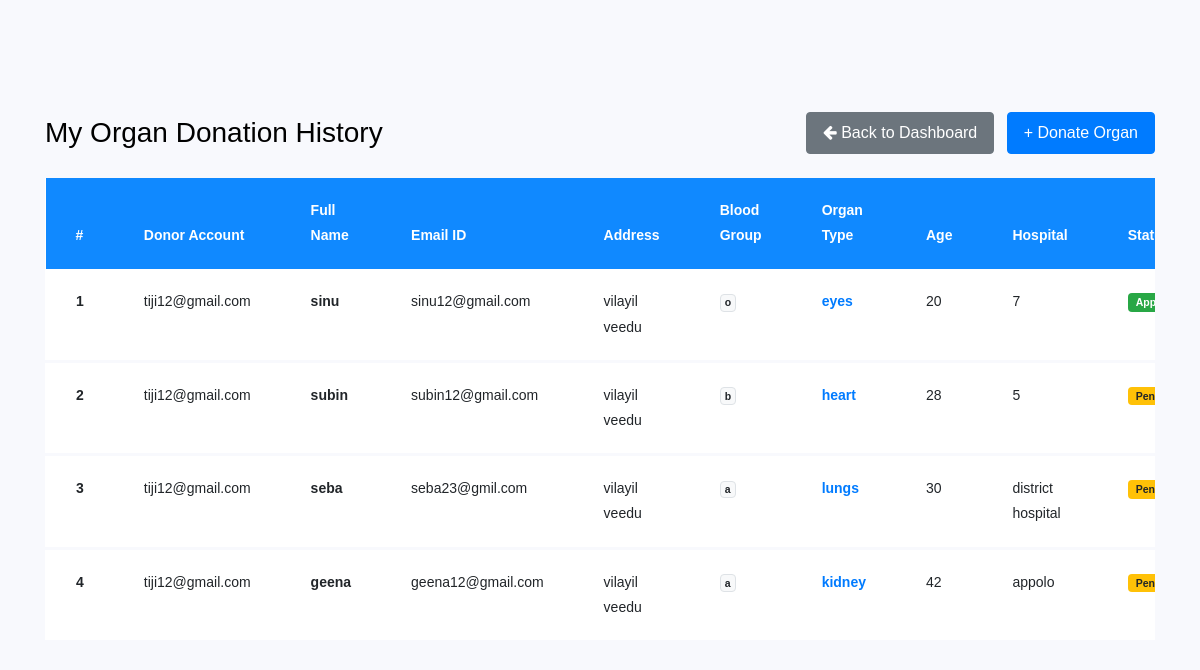
/organdonate/ (signed in), run on the app's committed database.
### myapp/models.py (models this page shows, shortened)
class Donations(models.Model):
    user= models.CharField(max_length=50)
    name= models.CharField(max_length=50)
    email = models.EmailField(null=True)
    address = models.CharField(max_length=50,null=True)
    bloodgroup = models.CharField(max_length=50)
    organtype= models.CharField(max_length=50)
    age= models.CharField(max_length=35)
    hospital= models.CharField(max_length=35)
    status= models.CharField(max_length=35,default="pending")

### myapp/views.py (the view)
# urls.py: path("organdonate/", views.organdonate, name="organdonate"),
def organdonate(request):
    if 'email' not in request.session:
        return redirect('/log/')
    email = request.session['email']
    don = Donations.objects.filter(user=email).order_by('-id')
    return render(request, "organdonate.html", {'don': don})

### myapp/templates/organdonate.html (shortened to what this page needs)
<!doctype html>
{% load static %}
<html lang="en">
  <head>
	<link rel="stylesheet" href="https://stackpath.bootstrapcdn.com/font-awesome/4.7.0/css/font-awesome.min.css">
	<link rel="stylesheet" href="{% static 'organdonate/css/style.css' %}">
	</head>
	<body>
	<section class="ftco-section">
		<div class="container">
			<div class="row justify-content-between align-items-center mb-4">
				<div class="col-md-6">
					<h2 class="heading-section mb-0">My Organ Donation History</h2>
				</div>
				<div class="col-md-6 text-md-right mt-3 mt-md-0">
					<a href="/user/" class="btn btn-secondary px-3 py-2"><i class="fa fa-arrow-left"></i> Back to Dashboard</a>
					<a href="/addorgan/" class="btn btn-primary px-3 py-2 ml-2">+ Donate Organ</a>
				</div>
			</div>
			<div class="row">
				<div class="col-md-12">
					<div class="table-wrap">
						<table class="table">
						  <thead class="thead-primary">
						    <tr>
								<th>#</th>
						        <th>Donor Account</th>
						        <th>Full Name</th>
						        <th>Email ID</th>
								<th>Address</th>
								<th>Blood Group</th>
								<th>Organ Type</th>
								<th>Age</th>
								<th>Hospital</th>
								<th>Status</th>
						    </tr>
						  </thead>
						  <tbody>
						   {% for i in don %}
						    <tr class="alert" role="alert">
						      <th scope="row">{{forloop.counter}}</th>
						      <td>{{i.user}}</td>
							  <td><strong>{{i.name}}</strong></td>
						      <td>{{i.email}}</td>
						      <td>{{i.address}}</td>
						      <td><span class="badge badge-light border">{{i.bloodgroup}}</span></td>
							  <td><strong style="color:#007bff;">{{i.organtype}}</strong></td>
							  <td>{{i.age}}</td>
							  <td>{{i.hospital}}</td>
							  <td>
								{% if i.status == 'Approved' %}
								<span class="badge badge-success px-2 py-1" style="background:#28a745; color:#fff; border-radius:4px;">Approved</span>
								{% elif i.status == 'Rejected' %}
								<span class="badge badge-danger px-2 py-1" style="background:#dc3545; color:#fff; border-radius:4px;">Rejected</span>
								{% else %}
								<span class="badge badge-warning px-2 py-1" style="background:#ffc107; color:#212529; border-radius:4px;">Pending</span>
								{% endif %}
							  </td>
						    </tr>
						  {% endfor %}
						  </tbody>
						</table>
					</div>
				</div>
			</div>
		</div>
	</section>
	</body>
</html>

### data on the page
Donations: user "tiji12@gmail.com", name "sinu", email "sinu12@gmail.com", address "vilayil veedu", bloodgroup "o", organtype "eyes", age "20", hospital "7", status "Approved"
Donations: user "tiji12@gmail.com", name "subin", email "subin12@gmail.com", address "vilayil veedu", bloodgroup "b", organtype "heart", age "28", hospital "5", status "Pending"
Donations: user "tiji12@gmail.com", name "seba", email "seba23@gmil.com", address "vilayil veedu", bloodgroup "a", organtype "lungs", age "30", hospital "district hospital", status "Pending"
Donations: user "tiji12@gmail.com", name "geena", email "geena12@gmail.com", address "vilayil veedu", bloodgroup "a", organtype "kidney", age "42", hospital "appolo", status "Pending"
